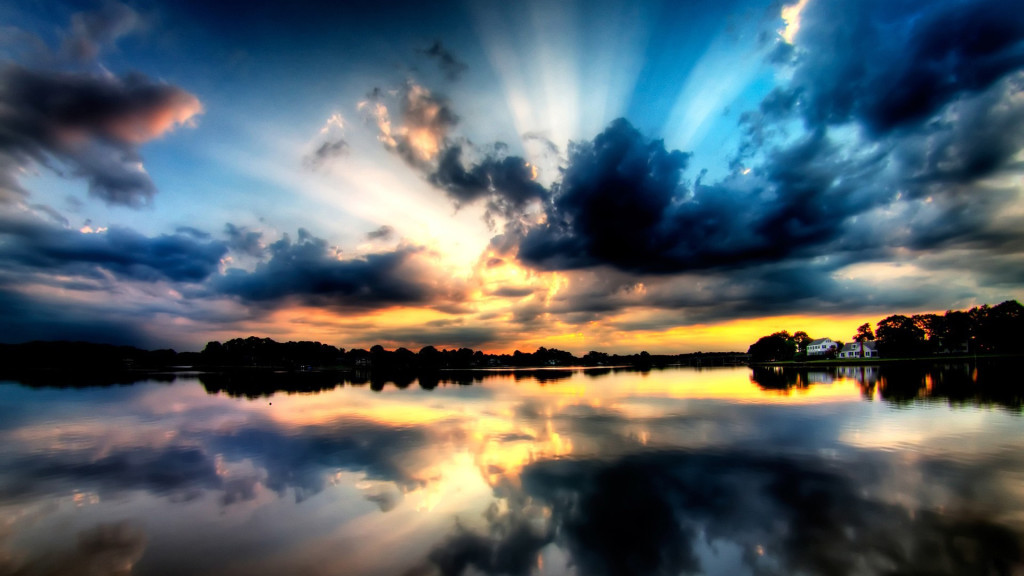
#> input picture view.jpg, 1024 x 576 px
$ jupyter execute --allow-errors Experiment_4.ipynb
#> lines starting #> are read from the running program, lines starting #| are printed output that depends on the picture
[cell 1]
### FOR GRAY IMAGE

[cell 2]
import cv2

[cell 3]
import matplotlib.pyplot as plt

[cell 4]
gray_image =cv2.imread('horse.jfif',0)

[cell 5]
cv2.imshow('gray_image',gray_image)
cv2.waitKey(0)
cv2.destroyAllWindows()

[cell 6]
hist = cv2.calcHist([gray_image],[0],None,[256],[0,255])
#> hist = 256 values from 0 to 0

[cell 7]
plt.figure()
plt.title("Histogram")
plt.xlabel('grayscale value')
plt.ylabel('pixel count')
plt.stem(hist)
plt.show()
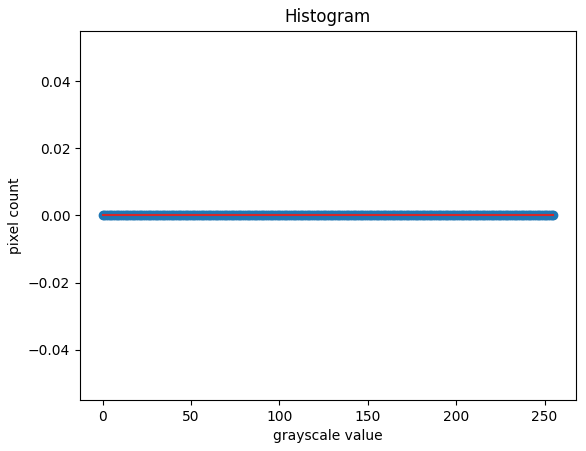
#> figure drawn by matplotlib, 1 panel

[cell 8]
equ_g = cv2.equalizeHist (gray_image)

[cell 9]
cv2.imshow('EQUALIZED IMAGE',equ_g)
cv2.waitKey(0)
cv2.destroyAllWindows()

[cell 10]
equal_hist = cv2.calcHist([equ_g],[0],None,[256],[0,255])
#> equal_hist = 256 values from 0 to 0

[cell 11]
plt.figure()
plt.title("Histogram")
plt.xlabel('grayscale value')
plt.ylabel('pixel count')
plt.stem(equal_hist)
plt.show()

[cell 12]
### For color image

[cell 13]
import cv2
import matplotlib.pyplot as plt

[cell 14]
color_image =cv2.imread('view.jpg',1)
#> color_image is the input picture: shape (576, 1024, 3); mean B, G, R 103.5, 97.4, 85.4
cv2.imshow('color_img',color_image)
cv2.waitKey(0)
cv2.destroyAllWindows()

#> (a cell that did not finish here is left out)

[cell 16]
plt.figure()
plt.title("Histogram")
plt.xlabel('blue value')
plt.ylabel('pixel count')
#> (the rest of this cell did not finish here and is left out)

[cell 17]
hist1 = cv2.calcHist([color_image],[1],None,[256],[0,255]) #channel 0 - blue
#> hist1 = 256 values, max 21487 at index 0, min 0 at index 255, mean 2292.3

[cell 18]
plt.figure()
plt.title("Histogram")
plt.xlabel('green value')
plt.ylabel('pixel count')
plt.stem(hist1)
plt.show()
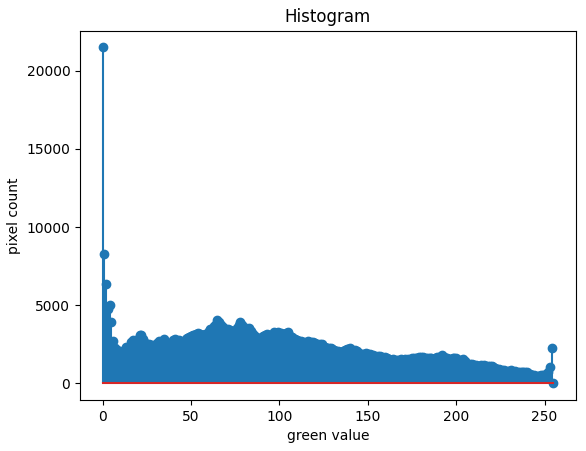
#> figure drawn by matplotlib, 1 panel; curve peaks at x = 0, y = 21487

[cell 19]
hist2 = cv2.calcHist([color_image],[2],None,[256],[0,255]) #channel 0 - blue
#> hist2 = 256 values, max 35402 at index 0, min 0 at index 255, mean 2260.6

[cell 20]
plt.figure()
plt.title("Histogram")
plt.xlabel('red value')
plt.ylabel('pixel count')
plt.stem(hist2)
plt.show()
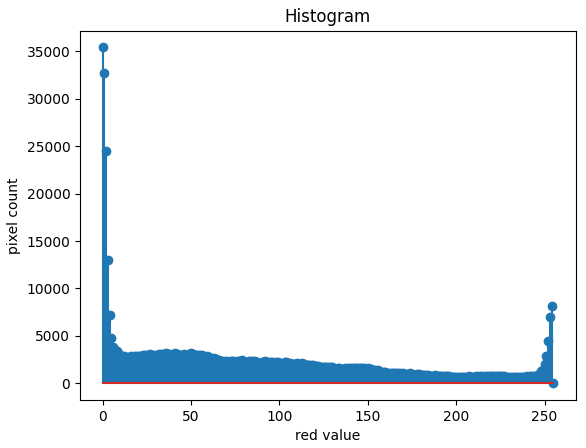
#> figure drawn by matplotlib, 1 panel; curve peaks at x = 0, y = 35402

$ run again, with OP1.png saved as view.jpg
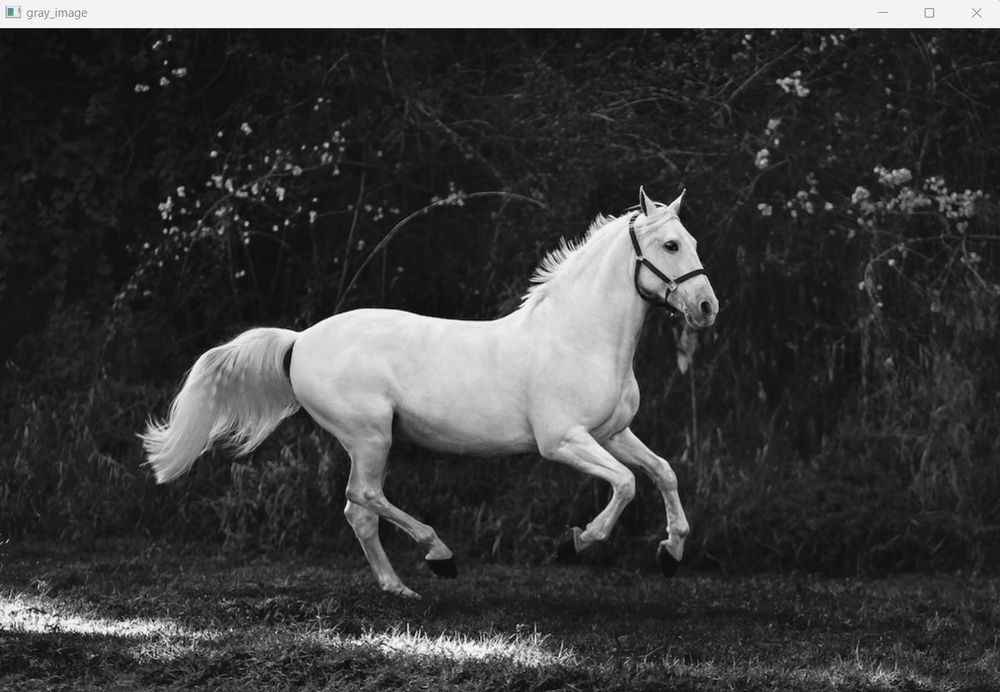
#> input picture OP1.png, 1000 x 692 px, shrunk from 1246 x 862 before the run
#> hist = 256 values from 0 to 0
#> color_image is the input picture: shape (692, 1000, 3); mean B, G, R 62, 62, 62
#> hist1 = 256 values, max 26125 at index 26, min 0 at index 255, mean 2703
#> `plt.show()`:
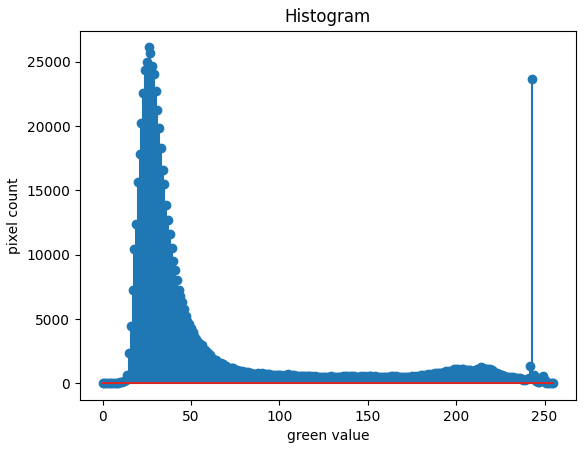
#> figure drawn by matplotlib, 1 panel; curve peaks at x = 26, y = 26125
#> hist2 has the same summary as hist1
#> `plt.show()`:
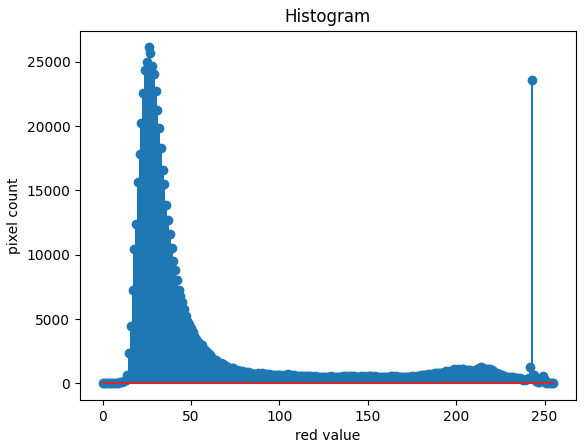
#> figure drawn by matplotlib, 1 panel; curve peaks at x = 26, y = 26125

$ run again, with OP3.png saved as view.jpg
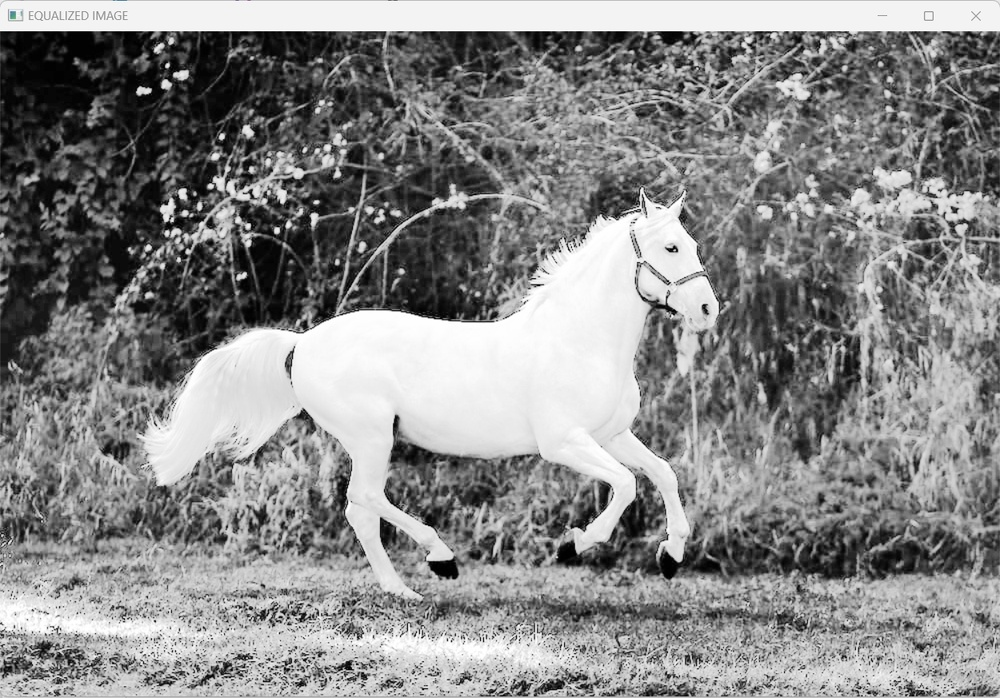
#> input picture OP3.png, 1000 x 698 px, shrunk from 1250 x 873 before the run
#> hist = 256 values from 0 to 0
#> color_image is the input picture: shape (698, 1000, 3); mean B, G, R 135.1, 135.1, 135.1
#> hist1 = 256 values, max 22327 at index 243, min 0 at index 255, mean 2720.6
#> `plt.show()`:
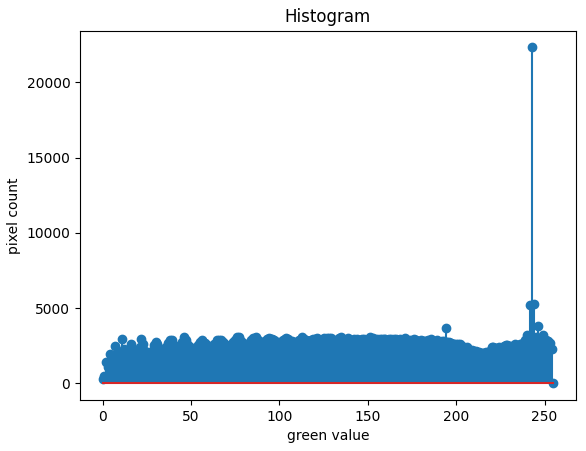
#> figure drawn by matplotlib, 1 panel; curve peaks at x = 243, y = 22327
#> hist2 = 256 values, max 22292 at index 243, min 0 at index 255, mean 2720.5
#> `plt.show()`:
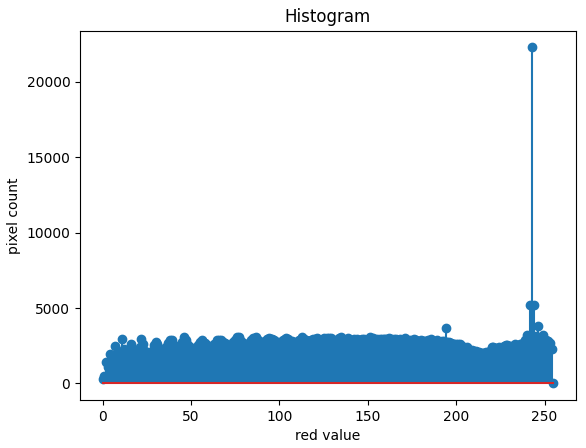
#> figure drawn by matplotlib, 1 panel; curve peaks at x = 243, y = 22292
